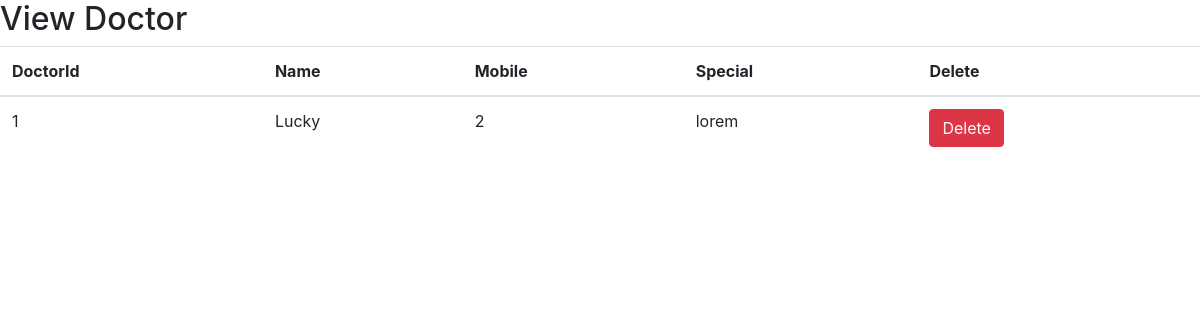
Page /view_doctor/ (signed in) on the earlier database version.
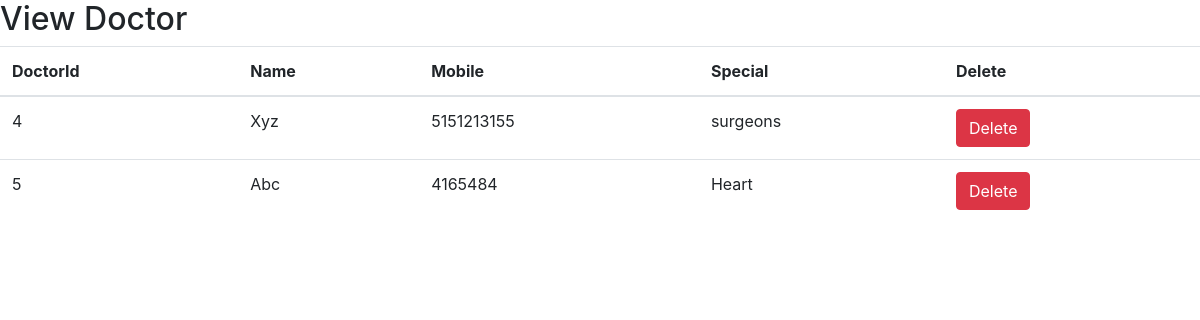
Same page on the later database version.
### hospital/models.py (models this page shows)
class Doctor(models.Model):
    Name = models.CharField(max_length=50)
    mobile = models.IntegerField()
    special = models.CharField(max_length=50)

### hospital/views.py (the view)
# urls.py: path('view_doctor/', View_Doctor, name='view_doctor'),
def View_Doctor(request):
    if not request.user.is_staff:
        return redirect('login')
    doc = Doctor.objects.all()
    d = {'doc': doc}
    return render(request, 'view_doctor.html', d)

### hospital/templates/view_doctor.html
{% include 'base.html' %}
<div>
    <h2>View Doctor</h2>
    <table class="table table-hover">
        <thead>
            <tr>
                <th>DoctorId</th>
                <th>Name</th>
                <th>Mobile</th>
                <th>Special</th>
                <th>Delete</th>
            </tr>
        </thead>
        <tbody>
            {% for i in doc %}
            <tr>
                <td>{{i.id}}</td>
                <td>{{i.Name}}</td>
                <td>{{i.mobile}}</td>
                <td>{{i.special}}</td>
                <td><a href="{% url 'delete_doctor' i.id %}"
                onclick="return confirm('Are you sure you want to delete?')" class="btn btn-danger">Delete</a></td>
            </tr>
            {% endfor %}
        </tbody>
    </table>
</div>

### hospital/templates/base.html (shortened to what this page needs)
{% load static %}
<!DOCTYPE html>
<html lang="en">
<head>
    <link rel="stylesheet" href="https://cdn.jsdelivr.net/npm/bootstrap@4.6.2/dist/css/bootstrap.min.css">
    <link rel="stylesheet" href="https://use.fontawesome.com/releases/v5.7.0/css/all.css">
    <link rel="stylesheet" type="text/css" href="{% static 'css/mystyle.css' %}">
</head>
<body>
</body>
</html>

Differences in the rows shown:
removed Doctor: id "1", Name "Lucky", mobile "2", special "lorem"
added Doctor: id "4", Name "Xyz", mobile "5151213155", special "surgeons"
added Doctor: id "5", Name "Abc", mobile "4165484", special "Heart"
